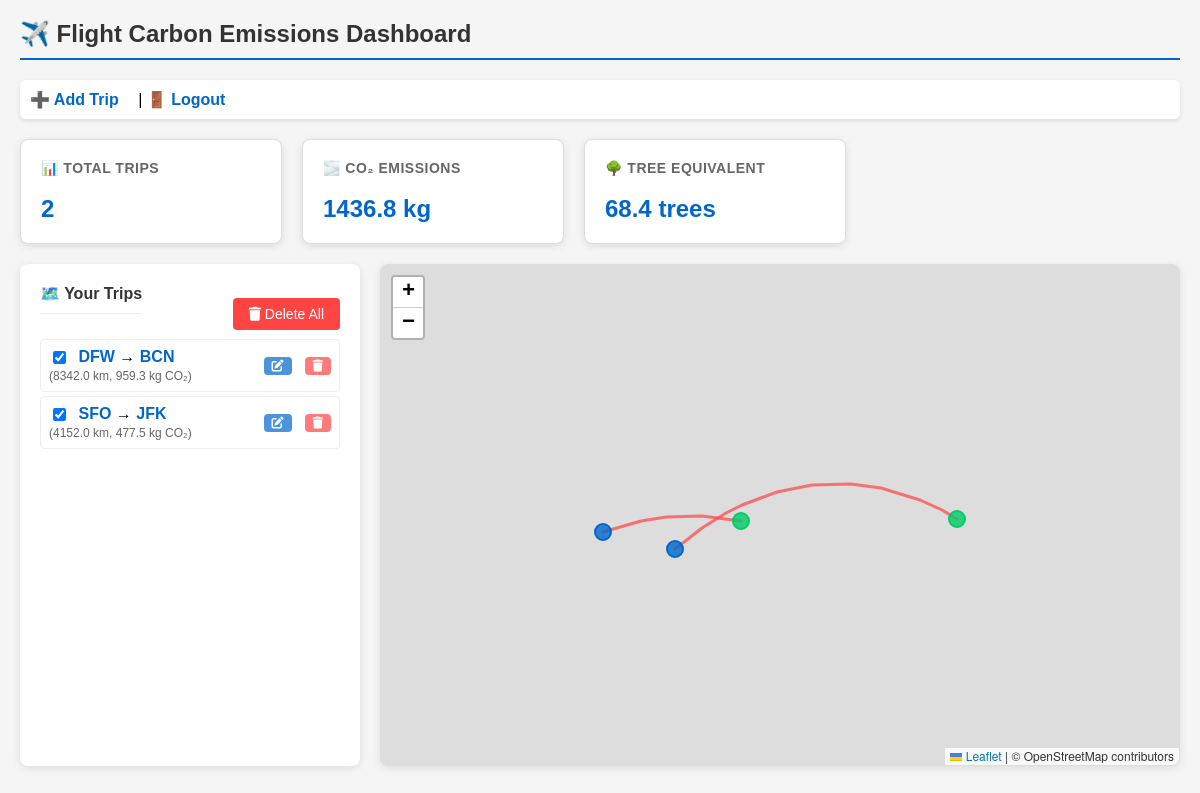
Screenshot of / (signed in) with the database file from the repository.
### app.py (models this page shows)
class Trip(db.Model):
    id = db.Column(db.Integer, primary_key=True)
    user_id = db.Column(db.Integer, db.ForeignKey("user.id"), nullable=False)
    origin_code = db.Column(db.String(10), nullable=False)
    origin_lat = db.Column(db.Float, nullable=False)
    origin_lng = db.Column(db.Float, nullable=False)
    dest_code = db.Column(db.String(10), nullable=False)
    dest_lat = db.Column(db.Float, nullable=False)
    dest_lng = db.Column(db.Float, nullable=False)
    distance_km = db.Column(db.Float, nullable=False)
    emissions_kg = db.Column(db.Float, nullable=False)

### app.py (the view)
@app.route("/")
@login_required
def dashboard():
    trips = Trip.query.filter_by(user_id=current_user.id).all()
    total_emissions = sum(t.emissions_kg for t in trips)
    return render_template(
        "dashboard.html",
        trips=trips,
        total_emissions=total_emissions
    )

### app.py (called while the page is built)
@login_manager.user_loader
def load_user(user_id):
    return User.query.get(int(user_id))

### templates/dashboard.html (shortened to what this page needs)
<!DOCTYPE html>
<html>
<head>
    <link rel="stylesheet" href="https://unpkg.com/leaflet@1.9.4/dist/leaflet.css" />
    <link rel="stylesheet" href="{{ url_for('static', filename='dashboard.css') }}">
    <link rel="stylesheet" href="https://cdnjs.cloudflare.com/ajax/libs/font-awesome/6.4.0/css/all.min.css">
</head>
<body>
<h2>✈️ Flight Carbon Emissions Dashboard</h2>
<div class="nav-links">
    <a href="/create_trip">➕ Add Trip</a> |
    <a href="/logout">🚪 Logout</a>
</div>
<div class="cards">
    <div class="card">
        <h4>📊 Total Trips</h4>
        <p id="trip-count">{{ trips|length }}</p>
    </div>
    <div class="card">
        <h4>🌫️ CO₂ Emissions</h4>
        <p id="total-emissions">{{ total_emissions | round(1) }} kg</p>
    </div>
    <div class="card">
        <h4>🌳 Tree Equivalent</h4>
        <p id="tree-equivalent">{{ (total_emissions / 21) | round(1) }} trees</p>
    </div>
</div>
<div class="main-layout">
    <div class="sidebar">
        <div style="display: flex; justify-content: space-between; align-items: center;">
            <h4>🗺️ Your Trips</h4>
            {% if trips %}
            <button class="delete-all-btn" onclick="showDeleteAllConfirmation()">
                <i class="fas fa-trash"></i> Delete All
            </button>
            {% endif %}
        </div>
        <div id="trip-list" class="trip-list">
            {% if trips %}
                {% for t in trips %}
                <div class="trip-item" id="trip-{{ t.id }}">
                    <div class="trip-info" onclick="toggleTripCheckbox({{ loop.index0 }})">
                        <input type="checkbox"
                               class="trip-checkbox"
                               id="checkbox-{{ loop.index0 }}"
                               data-trip-id="{{ loop.index0 }}"
                               checked>
                        <strong>{{ t.origin_code }}</strong> → <strong>{{ t.dest_code }}</strong>
                        <small style="color: #666;">
                            ({{ t.distance_km | round(0) }} km, {{ t.emissions_kg | round(1) }} kg CO₂)
                        </small>
                    </div>
                    <div class="trip-actions">
                        <button class="edit-btn" onclick="editTrip({{ t.id }})"
                                title="Edit this trip">
                            <i class="fas fa-edit"></i>
                        </button>
                        <button class="delete-btn" onclick="deleteTrip({{ t.id }}, '{{ t.origin_code }}', '{{ t.dest_code }}')"
                                title="Delete this trip">
                            <i class="fas fa-trash"></i>
                        </button>
                    </div>
                </div>
                {% endfor %}
            {% endif %}
        </div>
    </div>
    <div id="map"></div>
</div>
</body>
</html>

### static/dashboard.css (style rules this page uses)
body { font-family: Arial, sans-serif; margin: 20px; background-color: #f5f5f5; }
h2 { color: #333; border-bottom: 2px solid #0066cc; padding-bottom: 10px; }
.nav-links { margin: 20px 0; padding: 10px; background: white; border-radius: 6px; box-shadow: 0 2px 4px rgba(0,0,0,0.1); }
.nav-links a { margin-right: 15px; text-decoration: none; color: #0066cc; font-weight: bold; }
.cards { display: flex; gap: 20px; margin: 20px 0; flex-wrap: wrap; }
.card { padding: 20px; border: 1px solid #ddd; border-radius: 8px; width: 220px; background: white; box-shadow: 0 2px 8px rgba(0,0,0,0.1); transition: transform 0.2s; }
.card h4 { margin-top: 0; color: #666; font-size: 14px; text-transform: uppercase; letter-spacing: 0.5px; }
.card p { font-size: 24px; font-weight: bold; color: #0066cc; margin: 10px 0 0 0; }
.main-layout { display: flex; gap: 20px; margin-top: 20px; }
.sidebar { width: 300px; background: white; padding: 20px; border-radius: 8px; box-shadow: 0 2px 8px rgba(0,0,0,0.1); }
.sidebar h4 { margin-top: 0; color: #333; border-bottom: 1px solid #eee; padding-bottom: 10px; }
.trip-list { max-height: 400px; overflow-y: auto; }
.trip-list input { margin-right: 8px; vertical-align: middle; }
.trip-list strong { color: #0066cc; }
.trip-list small { color: #666; font-size: 12px; display: block; margin-top: 2px; }
#map { height: 500px; flex: 1; border-radius: 8px; box-shadow: 0 2px 8px rgba(0,0,0,0.1); border: 1px solid #ddd; }
.trip-actions { display: flex; gap: 5px; opacity: 0.7; transition: opacity 0.2s; }

### templates/dashboard.html (style rules this page uses)
.delete-btn { background: #ff4444; color: white; border: none; border-radius: 4px; padding: 2px 8px; font-size: 12px; cursor: pointer; margin-left: 8px; transition: background 0.2s; }
.trip-item { display: flex; justify-content: space-between; align-items: center; padding: 8px; margin: 4px 0; border-radius: 4px; background: white; border: 1px solid #eee; }
.trip-info { flex: 1; cursor: pointer; }
.trip-actions { display: flex; gap: 5px; }
.trip-checkbox { margin-right: 8px; }
.edit-btn { background: #0066cc; color: white; border: none; border-radius: 4px; padding: 2px 8px; font-size: 12px; cursor: pointer; transition: background 0.2s; }
.delete-all-btn { background: #ff4444; color: white; border: none; padding: 8px 16px; border-radius: 4px; cursor: pointer; margin-top: 10px; font-size: 14px; }

### rows the page displays
Trip: origin_code "DFW", dest_code "BCN", distance_km "8342.0", emissions_kg "959.3"
Trip: origin_code "SFO", dest_code "JFK", distance_km "4152.0", emissions_kg "477.5"

### other values shown
{{ trips|length }} "2"
{{ total_emissions | round(1) }} "1436.8"
{{ (total_emissions / 21) | round(1) }} "68.4"
